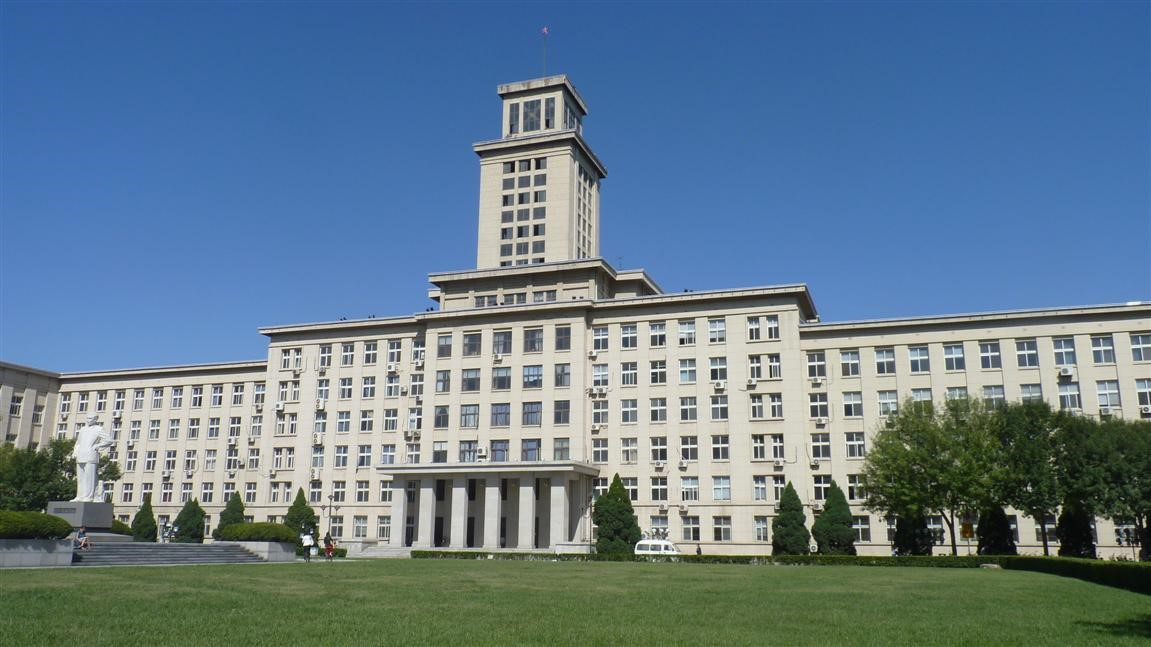
//> input picture 2.2 机器视觉技术（孙明竹、孙月）/实验5/testimg.jpg, 1151 x 647 px
$ ./5_使用差分滤波器的边缘检测   (built with g++ and OpenCV 4)
//> lines starting //> are read from the running program, lines starting //| are printed output that depends on the picture
#include <iostream>
#include <fstream>
#include "opencv2/opencv.hpp"
#include "opencv2/imgproc/imgproc.hpp"
#include "opencv2/highgui/highgui.hpp"
#include <stdio.h>

using namespace cv;
using namespace std;

Mat convolution(Mat img, Mat kernel)
{
	// 获得尺寸
	auto Row = img.rows;
	auto Col = img.cols;
	auto row = kernel.rows;
	auto col = kernel.cols;

	// 转化
	img.convertTo(img, CV_32F);
	normalize(img, img, 0, 1, NORM_MINMAX, CV_32F);

	// 初始化结果图像
	Mat Filter2D(Row, Col, CV_32F);
	Filter2D.setTo(Scalar(0));

	// 卷积
	for (int i = row / 2; i < Row - row / 2; i++) {
		for (int j = col / 2; j < Col - col / 2; j++) {
			for (int m = 0; m < row; m++) {
				for (int n = 0; n < col; n++) {
					Filter2D.at<float>(i, j) += img.at<float>(i - col / 2 + m, j - row / 2 + n) * kernel.at<float>(m, n);
				}
			}
		}
	}

	// 归一化
	normalize(Filter2D, Filter2D, 0, 255, NORM_MINMAX, CV_8U);
	return Filter2D;
}

Mat myEdgeDetect(Mat img)
{
	// 定义卷积核
	Mat kernel = (Mat_<float>(3, 3) <<
		-1, -2, -1,
		0,   0,  0,
		1,   2,  1);

	// 进行卷积
	Mat EdgeImg = convolution(img, kernel);

	// 返回结果
	return EdgeImg;

	/*
	// 两次卷积
	Mat kernel2 = (Mat_<float>(3, 3) <<
		-1, 0, 1,
		-2, 0, 2,
		-1, 0, 1);
	Mat EdgeImg2 = convolution(EdgeImg, kernel2);

	return EdgeImg2;
	*/
}

void main()
{
	Mat input = imread("testimg.jpg");
//> input is the input picture: 647 rows x 1151 cols, CV_8UC3; mean B, G, R 141.3, 123.7, 99.5

	// 彩色图转为灰度图
	Mat gray;
	cvtColor(input, gray, COLOR_BGR2GRAY);
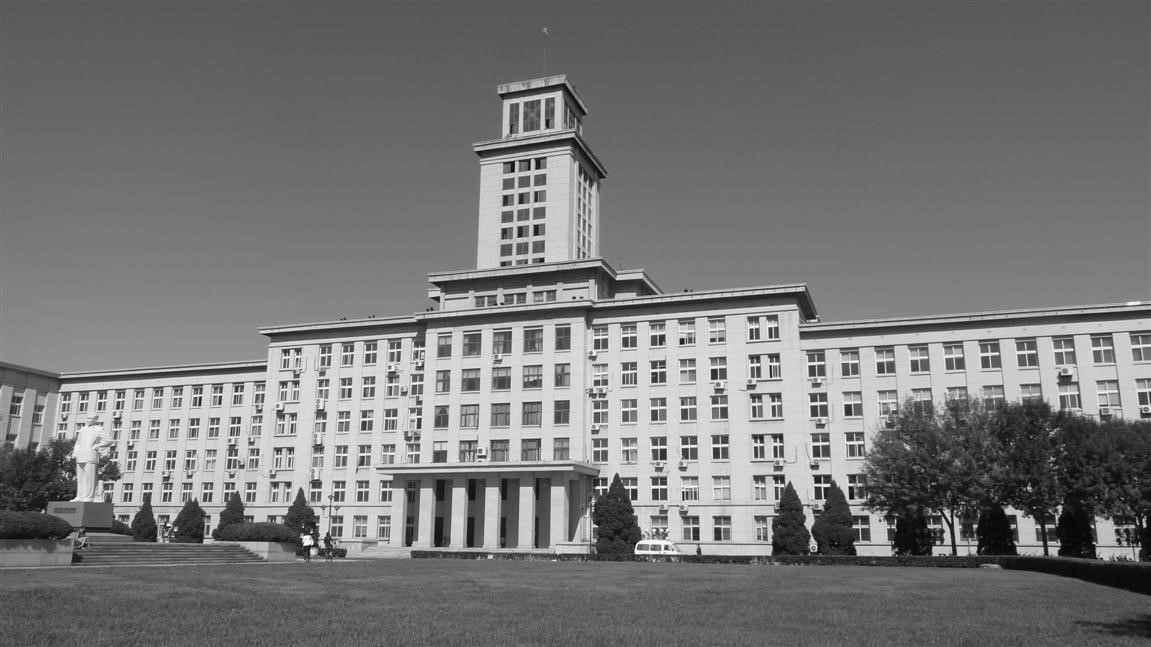
//> gray: 647 rows x 1151 cols, CV_8UC1; min 0, max 255, mean 118.4

	// 利用线性滤波,使用差分滤波器的边缘检测
	Mat EdgeImg = myEdgeDetect(gray);
//> after the loop in convolution, `for (int i = row / 2; i < Row - row / 2; i++)`:
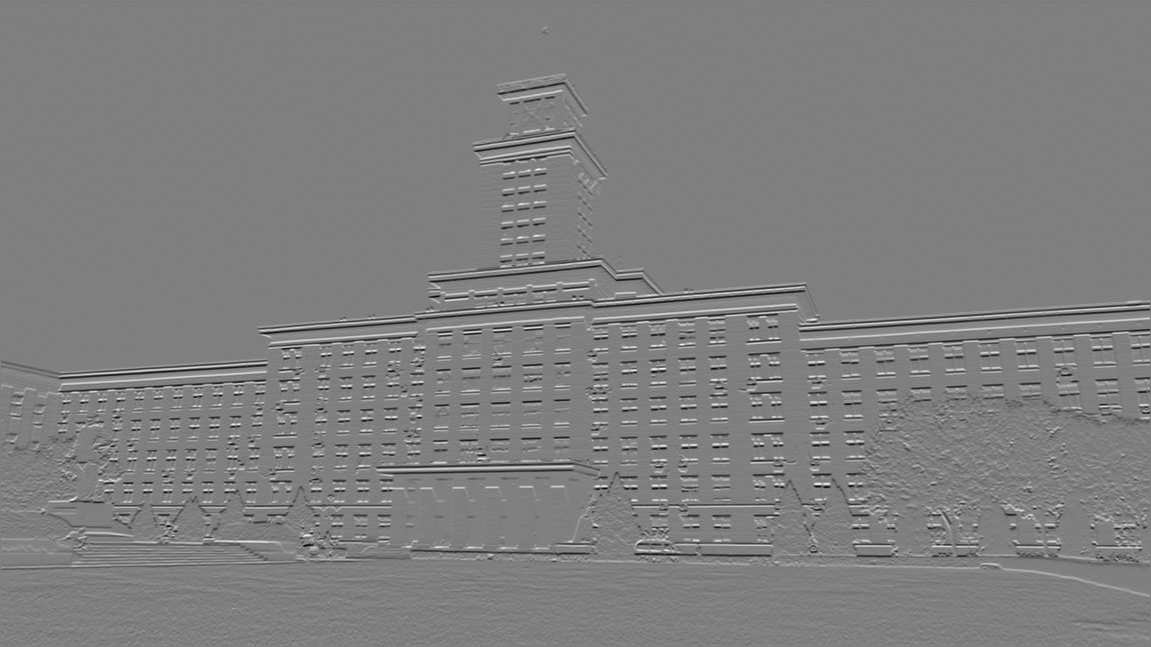
//> Filter2D: 647 rows x 1151 cols, CV_32FC1; min -3.38, max 3.37, mean -2.55e-05; drawn with min black and max white

	imshow("EdgeImg", EdgeImg);
	waitKey(0);
}
